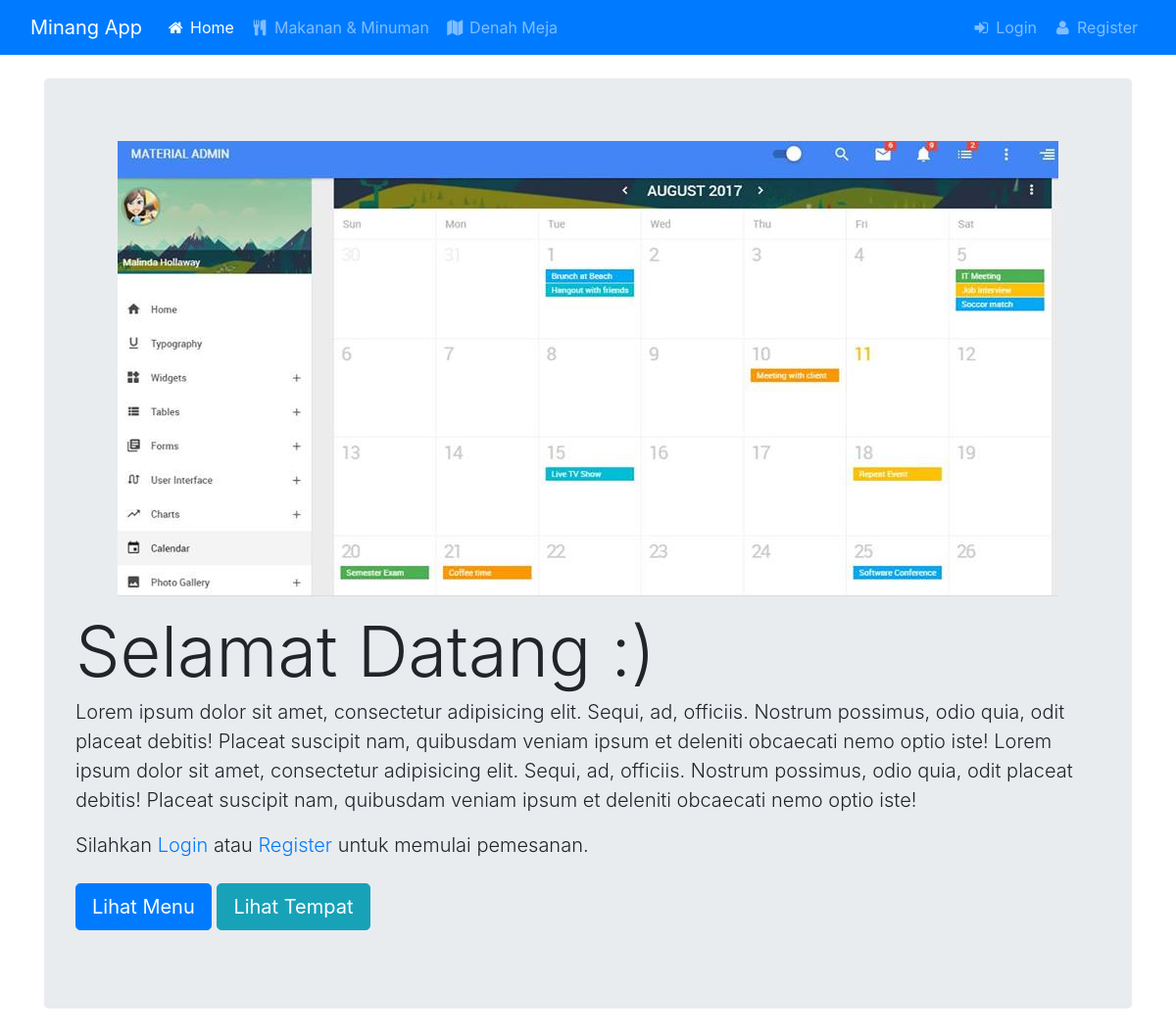
The page / on the database its author committed.
### tables this page shows
CREATE TABLE IF NOT EXISTS `option` (
  `option_id` int(11) NOT NULL AUTO_INCREMENT,
  `key` varchar(100) NOT NULL,
  `value` text NOT NULL,
  PRIMARY KEY (`option_id`)
);

### application/controllers/Home.php (called while the page is built, shortened)
<?php
class Home extends CI_Controller {
	public function index()
	{
		$params = array(
			'title' 		=> 'Home',
			'acive_menu' 	=> 'home',
		);
		$this->load->view('header', $params);
		$this->load->view('home', $params);
		$this->load->view('footer', $params);
	}
}

### index.php (called while the page is built, shortened)
<?php
require_once BASEPATH.'core/CodeIgniter.php';

### application/models/CRUD_Model.php (called while the page is built, shortened)
<?php
Class CRUD_Model extends CI_Model
{
	protected $table_name = false;
	protected $table_view_name = false;
	protected $primary_key = false;
	public $read_limit = false;
	public function gets( $args = array(), $from_view_table = false  ){
		$defaults = array(
			'select'        => false,
			'limit'         => $this->read_limit,
			'start'         => 0,
			'where'         => array(),
			'where_in'      => array(),
			'where_not_in'  => array(),
			'or_where'      => array(),
			'between'       => array(),
			'group_by'      => false,
			'order_by'      => false,
			'join'          => false,
			'left_join' 	=> false,
			'like'          => false,
		);
		$args = array_merge($defaults, $args);
		extract( $args );
		if( count( $where ) > 0 ){
			if( isAssoc( $where ) ){
				foreach( $where as $w_key=>$w_val ){
					$this->db->where( $w_key, $w_val );
				}
			}else{
				foreach( $where as $w_val ){
					$this->db->where( $w_val);
				}
			}
		}
		if( !$select ){
			$this->db->select('*');
		}else{
			$this->db->select($select);
		}
		if( is_string($from_view_table) )
			$this->db->from( $from_view_table );
		elseif( $from_view_table )
			$this->db->from( $this->table_view_name );
		else
			$this->db->from( $this->table_name );
		$query = $this->db->get();
		return $query->result();
	}
	public function get( $args = array(), $from_view_table = false ){
		if( is_array($args) ){
			if( $data = $this->gets($args, $from_view_table) ){
				return $data[0];
			}
			return false;
		}else{
			if ($data = $this->gets(array('where' => array($this->primary_key => $args)), $from_view_table)) {
				return $data[0];
			}
			return false;
		}
	}
}

### application/models/Option_model.php (called while the page is built, shortened)
<?php
class Option_model extends CRUD_Model {
	public function get_value($key)
	{
		$data = parent::get(array('where' => array('key' => $key)));
		return ($data) ? $data->value : "";
	}
}

### application/helpers/auth_helper.php (called while the page is built, shortened)
<?php
function current_user_data($key = false)
{
	$CI =& get_instance();
	$session_data = $CI->session->userdata('current_user');
	if( $key ) {
		if( isset( $session_data[ $key ] ) )
			return $session_data[ $key ];
		else return false;
	}
	else return $session_data;
}

### application/views/home.php (the view, shortened to what this page needs)
<div class="jumbotron">
	<div class="text-center">
		<?php if (get_option('banner') != ""): ?>
			<img src="<?php url('uploads/'.get_option('banner')) ?>" alt="<?php echo get_option('banner') ?>" class="mb-3">
		<?php endif ?>
	</div>
	<h1 class="display-3"><?php echo get_option('greeting') ?></h1>
	<p class="lead"><?php echo get_option('app_description') ?></p>
	<?php if (!current_user_data()): ?>
		<p class="lead mb-4">Silahkan <a href="<?php url('user/login') ?>">Login</a> atau <a href="<?php url('user/register') ?>">Register</a> untuk memulai pemesanan.</p>
	<?php endif ?>
	<p class="lead">
		<a class="btn btn-primary btn-lg" href="<?php url('menu') ?>">Lihat Menu</a>
		<a class="btn btn-info btn-lg" href="<?php url('denah') ?>">Lihat Tempat</a>
	</p>
</div>

### application/views/header.php (shortened to what this page needs)
<!DOCTYPE html>
<html>
<head>
	<link href="<?php asset('css/bootstrap.min.css') ?>" rel="stylesheet">
	<link href="<?php asset('css/style.css') ?>" rel="stylesheet">
	<link href="<?php asset('vendor/font-awesome/css/font-awesome.min.css') ?>" rel="stylesheet" type="text/css">
	<link href="<?php asset('vendor/bootstrap-datetimepicker/bootstrap-datetimepicker.min.css'); ?>" rel="stylesheet">
</head>
<body>
	<nav class="navbar navbar-expand-lg navbar-dark bg-primary mb-4">
		<div class="container-fluid">
			<a class="navbar-brand" href="<?php echo base_url() ?>"><?php echo get_option('app_name'); ?></a>
			<div class="collapse navbar-collapse" id="navbar-main">
				<ul class="navbar-nav mr-auto">
					<?php foreach (get_app_config('main_menu') as $menu):
						$active_submenu = false;
						?>
						<?php if (in_array(current_user_data('capability'), $menu['capability'])): ?>
							<?php if (isset($menu['submenu'])): ?>
								<li class="nav-item dropdown<?php if($active_submenu || $acive_menu == $menu['id']) echo " active"; ?>">
									<a class="nav-link dropdown-toggle" href="" data-toggle="dropdown" aria-haspopup="true" aria-expanded="false">
										<i class="fa fa-fw <?php echo $menu['icon']; ?>"></i>
										<?php echo $menu['label']; ?>
									</a>
									<div class="dropdown-menu">
										<?php foreach ($menu['submenu'] as $submenu): ?>
											<a class="dropdown-item<?php if($acive_menu == $submenu['id']) echo " active"; ?>" href="<?php url($submenu['url']); ?>"><i class="fa fa-fw <?php echo $submenu['icon']; ?>"></i> <?php echo $submenu['label']; ?></a>
										<?php endforeach ?>
									</div>
								</li>
							<?php else: ?>
								<li class="nav-item<?php if($acive_menu == $menu['id']) echo " active"; ?>">
									<a class="nav-link" href="<?php url($menu['url']); ?>"><i class="fa fa-fw <?php echo $menu['icon']; ?>"></i> <?php echo $menu['label']; ?></a>
								</li>
							<?php endif ?>
						<?php endif ?>
					<?php endforeach ?>
				</ul>
				<ul class="navbar-nav">
					<?php
					$second_menu = get_app_config('second_menu');
					foreach ($second_menu as $menu):
						$active_submenu = false;
						?>
						<?php if (in_array(current_user_data('capability'), $menu['capability'])): ?>
							<?php if (in_array(current_user_data('capability'), $menu['capability'])): ?>
								<?php if (isset($menu['submenu'])): ?>
									<li class="nav-item dropdown<?php if($active_submenu) echo " active"; ?>">
										<a class="nav-link dropdown-toggle" href="" data-toggle="dropdown" aria-haspopup="true" aria-expanded="false">
											<i class="fa fa-fw <?php echo $menu['icon']; ?>"></i>
											<?php echo $menu['label']; ?>
										</a>
										<div class="dropdown-menu dropdown-menu-right">
											<?php foreach ($menu['submenu'] as $submenu): ?>
												<a class="dropdown-item<?php if($acive_menu == $submenu['id']) echo " active"; ?>" href="<?php url($submenu['url']); ?>"><i class="fa fa-fw <?php echo $submenu['icon']; ?>"></i> <?php echo $submenu['label']; ?></a>
											<?php endforeach ?>
										</div>
									</li>
								<?php else: ?>
									<li class="nav-item<?php if($acive_menu == $menu['id']) echo " active"; ?>">
										<a class="nav-link" href="<?php url($menu['url']); ?>"><i class="fa fa-fw <?php echo $menu['icon']; ?>"></i> <?php echo $menu['label']; ?></a>
									</li>
								<?php endif ?>
							<?php endif ?>
						<?php endif ?>
					<?php endforeach ?>
				</ul>
			</div>
		</div>
	</nav>
	<div class="container">

### assets/css/style.css (style rules this page uses)
img { max-width: 100%; height: auto; }

### rows shown on the page
option: value "Minang App"
option: value (picture)
option: value "Selamat Datang :)"
option: value "Lorem ipsum dolor sit amet, consectetur adipisicing elit. Sequi, ad, officiis. Nostrum possimus, odio quia, odit placeat debitis! Placeat suscipit nam, quibusdam veniam ipsum et deleniti obcaecati nemo optio iste! Lorem ipsum dolor sit amet, consectetur adipisicing elit. Sequi, ad, officiis. Nostrum possimus, odio quia, odit placeat debitis! Placeat suscipit nam, quibusdam veniam ipsum et deleniti obcaecati nemo optio iste!"

### other values the page prints
$menu['label'] "Home"
$menu['label'] "Makanan & Minuman"
$menu['label'] "Denah Meja"
$menu['label'] "Login"
$menu['label'] "Register"
